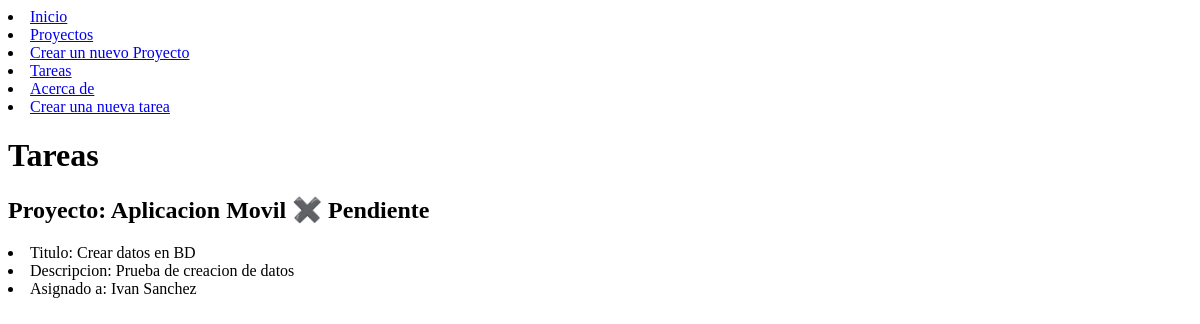
The page /task/ on the database as committed earlier.
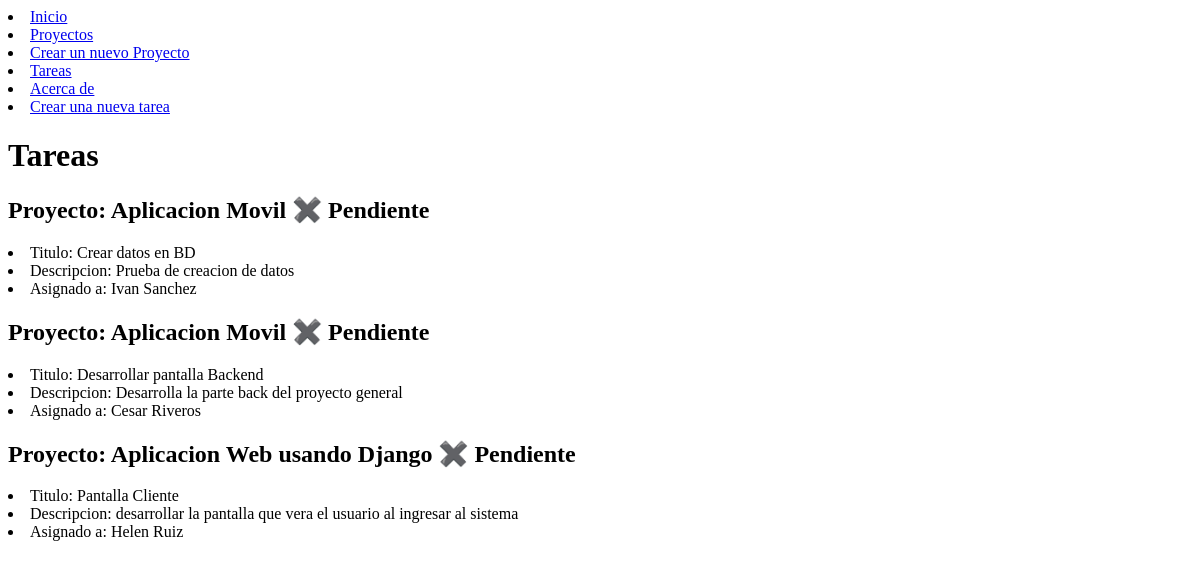
The same page on the database as committed later.
### myapp/models.py (models this page shows, shortened)
class Task (models.Model):
    title = models.CharField(max_length=200)
    description = models.TextField() #le damos textfield con mas longitud
    asigned_to = models.TextField()
    project = models.ForeignKey(Project, on_delete=models.CASCADE)
    done = models.BooleanField( default = False)

class Project(models.Model): #Le estamos dando charField como campo texto y longitud de 200, al segundo le damos TextField
    name = models.CharField(max_length=200)
    description = models.CharField(max_length=200)

### myapp/views.py (the view)
# urls.py: path('task/',showTasks),
def showTasks(request):
    projects = Project.objects.all()
    tasks = Task.objects.all()
    return render(request, 'tasks/tasks.html', {
        'projects': projects,
        'tasks': tasks
    })

### myapp/templates/tasks/tasks.html
{% extends 'layouts/base.html'%}
{% block content %}
<h1>Tareas</h1>
{% for project in projects %}
    {% for task in tasks %}
        {% if task.project.id == project.id %}
            <h2>Proyecto: {{task.project.name}} {% if task.done == True %} ✔️Hecho {% else%} ✖️ Pendiente {% endif%}</h2>
            <article>
                <li>Titulo: {{task.title}}</li>
                <li>Descripcion: {{task.description}}</li>
                <li>Asignado a: {{task.asigned_to}}</li>
            </article>
        {% endif %}
    {% endfor %}
{% endfor %}
{% endblock %}

Rows that differ between the two databases and show on the page:
added Task: project.name "Aplicacion Movil", done "✖️ Pendiente", title "Desarrollar pantalla Backend", description "Desarrolla la parte back del proyecto general", asigned_to "Cesar Riveros", shown under Project (number 1 of 2 on the later page)
added Task: project.name "Aplicacion Web usando Django", done "✖️ Pendiente", title "Pantalla Cliente", description "desarrollar la pantalla que vera el usuario al ingresar al sistema", asigned_to "Helen Ruiz"
